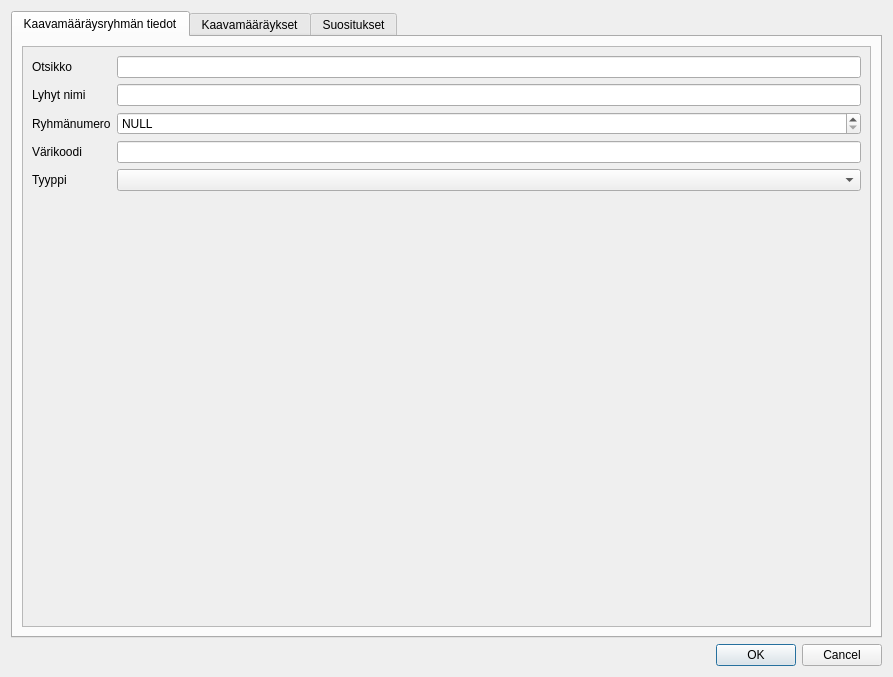
<?xml version="1.0" encoding="UTF-8"?>
<ui version="4.0">
 <class>Dialog</class>
 <widget class="QDialog" name="Dialog">
  <property name="geometry">
   <rect>
    <x>0</x>
    <y>0</y>
    <width>893</width>
    <height>677</height>
   </rect>
  </property>
  <property name="windowTitle">
   <string>Luo kaavamääräysryhmä</string>
  </property>
  <layout class="QVBoxLayout" name="verticalLayout_2">
   <item>
    <widget class="QTabWidget" name="tabs">
     <property name="currentIndex">
      <number>0</number>
     </property>
     <widget class="QWidget" name="regulation_group_info_tab">
      <attribute name="title">
       <string>Kaavamääräysryhmän tiedot</string>
      </attribute>
      <layout class="QVBoxLayout" name="verticalLayout_3">
       <item>
        <widget class="QScrollArea" name="scrollArea">
         <property name="widgetResizable">
          <bool>true</bool>
         </property>
         <widget class="QWidget" name="scrollAreaWidgetContents">
          <property name="geometry">
           <rect>
            <x>0</x>
            <y>0</y>
            <width>851</width>
            <height>577</height>
           </rect>
          </property>
          <layout class="QFormLayout" name="formLayout">
           <item row="0" column="0">
            <widget class="QLabel" name="label_2">
             <property name="text">
              <string>Otsikko</string>
             </property>
            </widget>
           </item>
           <item row="0" column="1">
            <widget class="QLineEdit" name="name"/>
           </item>
           <item row="1" column="0">
            <widget class="QLabel" name="label_3">
             <property name="text">
              <string>Lyhyt nimi</string>
             </property>
            </widget>
           </item>
           <item row="1" column="1">
            <widget class="QLineEdit" name="short_name"/>
           </item>
           <item row="2" column="0">
            <widget class="QLabel" name="label">
             <property name="text">
              <string>Ryhmänumero</string>
             </property>
            </widget>
           </item>
           <item row="3" column="0">
            <widget class="QLabel" name="label_5">
             <property name="text">
              <string>Värikoodi</string>
             </property>
            </widget>
           </item>
           <item row="3" column="1">
            <widget class="QLineEdit" name="color_code"/>
           </item>
           <item row="4" column="0">
            <widget class="QLabel" name="label_7">
             <property name="text">
              <string>Tyyppi</string>
             </property>
            </widget>
           </item>
           <item row="4" column="1">
            <widget class="CodeComboBox" name="type_of_regulation_group"/>
           </item>
           <item row="2" column="1">
            <widget class="QgsSpinBox" name="group_number">
             <property name="specialValueText">
              <string>NULL</string>
             </property>
             <property name="maximum">
              <number>999</number>
             </property>
             <property name="clearValue">
              <bool>false</bool>
             </property>
            </widget>
           </item>
          </layout>
         </widget>
        </widget>
       </item>
      </layout>
     </widget>
     <widget class="QWidget" name="regulations_tab">
      <attribute name="title">
       <string>Kaavamääräykset</string>
      </attribute>
      <layout class="QHBoxLayout" name="horizontalLayout">
       <item>
        <layout class="QVBoxLayout" name="verticalLayout">
         <item>
          <widget class="QLabel" name="label_6">
           <property name="text">
            <string>Kaavamääräykset</string>
           </property>
          </widget>
         </item>
         <item>
          <widget class="QgsFilterLineEdit" name="mLineEdit">
           <property name="enabled">
            <bool>false</bool>
           </property>
           <property name="sizePolicy">
            <sizepolicy hsizetype="Preferred" vsizetype="Fixed">
             <horstretch>0</horstretch>
             <verstretch>0</verstretch>
            </sizepolicy>
           </property>
           <property name="placeholderText">
            <string>Suodata kaavamääräyksiä</string>
           </property>
           <property name="showSearchIcon">
            <bool>true</bool>
           </property>
           <property name="qgisRelation" stdset="0">
            <string notr="true"/>
           </property>
          </widget>
         </item>
         <item>
          <widget class="QTreeWidget" name="regulations_view">
           <property name="sizePolicy">
            <sizepolicy hsizetype="Preferred" vsizetype="Expanding">
             <horstretch>0</horstretch>
             <verstretch>0</verstretch>
            </sizepolicy>
           </property>
           <attribute name="headerVisible">
            <bool>false</bool>
           </attribute>
           <column>
            <property name="text">
             <string notr="true">1</string>
            </property>
           </column>
          </widget>
         </item>
         <item>
          <widget class="QLabel" name="label_4">
           <property name="text">
            <string>Valitun kaavamääräyksen kuvaus</string>
           </property>
          </widget>
         </item>
         <item>
          <widget class="QTextBrowser" name="regulation_info">
           <property name="sizePolicy">
            <sizepolicy hsizetype="Preferred" vsizetype="Preferred">
             <horstretch>0</horstretch>
             <verstretch>0</verstretch>
            </sizepolicy>
           </property>
           <property name="html">
            <string>&lt;!DOCTYPE HTML PUBLIC &quot;-//W3C//DTD HTML 4.0//EN&quot; &quot;http://www.w3.org/TR/REC-html40/strict.dtd&quot;&gt;
&lt;html&gt;&lt;head&gt;&lt;meta name=&quot;qrichtext&quot; content=&quot;1&quot; /&gt;&lt;style type=&quot;text/css&quot;&gt;
p, li { white-space: pre-wrap; }
&lt;/style&gt;&lt;/head&gt;&lt;body style=&quot; font-family:'Ubuntu'; font-size:11pt; font-weight:400; font-style:normal;&quot;&gt;
&lt;p style=&quot;-qt-paragraph-type:empty; margin-top:0px; margin-bottom:0px; margin-left:0px; margin-right:0px; -qt-block-indent:0; text-indent:0px;&quot;&gt;&lt;br /&gt;&lt;/p&gt;
&lt;p style=&quot;-qt-paragraph-type:empty; margin-top:0px; margin-bottom:0px; margin-left:0px; margin-right:0px; -qt-block-indent:0; text-indent:0px;&quot;&gt;&lt;br /&gt;&lt;/p&gt;&lt;/body&gt;&lt;/html&gt;</string>
           </property>
          </widget>
         </item>
        </layout>
       </item>
       <item>
        <widget class="QScrollArea" name="regulations_scroll_area">
         <property name="widgetResizable">
          <bool>true</bool>
         </property>
         <widget class="QWidget" name="regulations_scroll_area_contents">
          <property name="geometry">
           <rect>
            <x>0</x>
            <y>0</y>
            <width>587</width>
            <height>577</height>
           </rect>
          </property>
          <layout class="QVBoxLayout" name="regulations_layout">
           <item>
            <spacer name="verticalSpacer">
             <property name="orientation">
              <enum>Qt::Vertical</enum>
             </property>
             <property name="sizeHint" stdset="0">
              <size>
               <width>20</width>
               <height>574</height>
              </size>
             </property>
            </spacer>
           </item>
          </layout>
         </widget>
        </widget>
       </item>
      </layout>
     </widget>
     <widget class="QWidget" name="recommendations_tab">
      <attribute name="title">
       <string>Suositukset</string>
      </attribute>
      <layout class="QVBoxLayout" name="verticalLayout_4">
       <item>
        <widget class="QScrollArea" name="scrollArea_2">
         <property name="widgetResizable">
          <bool>true</bool>
         </property>
         <widget class="QWidget" name="scrollAreaWidgetContents_2">
          <property name="geometry">
           <rect>
            <x>0</x>
            <y>0</y>
            <width>851</width>
            <height>577</height>
           </rect>
          </property>
         </widget>
        </widget>
       </item>
      </layout>
     </widget>
    </widget>
   </item>
   <item>
    <widget class="QDialogButtonBox" name="button_box">
     <property name="standardButtons">
      <set>QDialogButtonBox::Cancel|QDialogButtonBox::Ok</set>
     </property>
    </widget>
   </item>
  </layout>
 </widget>
 <customwidgets>
  <customwidget>
   <class>QgsFilterLineEdit</class>
   <extends>QLineEdit</extends>
   <header>qgsfilterlineedit.h</header>
  </customwidget>
  <customwidget>
   <class>QgsSpinBox</class>
   <extends>QSpinBox</extends>
   <header>qgsspinbox.h</header>
  </customwidget>
  <customwidget>
   <class>CodeComboBox</class>
   <extends>QComboBox</extends>
   <header>arho_feature_template.gui.components.code_combobox</header>
  </customwidget>
 </customwidgets>
 <resources/>
 <connections>
  <connection>
   <sender>button_box</sender>
   <signal>rejected()</signal>
   <receiver>Dialog</receiver>
   <slot>reject()</slot>
   <hints>
    <hint type="sourcelabel">
     <x>384</x>
     <y>513</y>
    </hint>
    <hint type="destinationlabel">
     <x>384</x>
     <y>267</y>
    </hint>
   </hints>
  </connection>
 </connections>
</ui>
